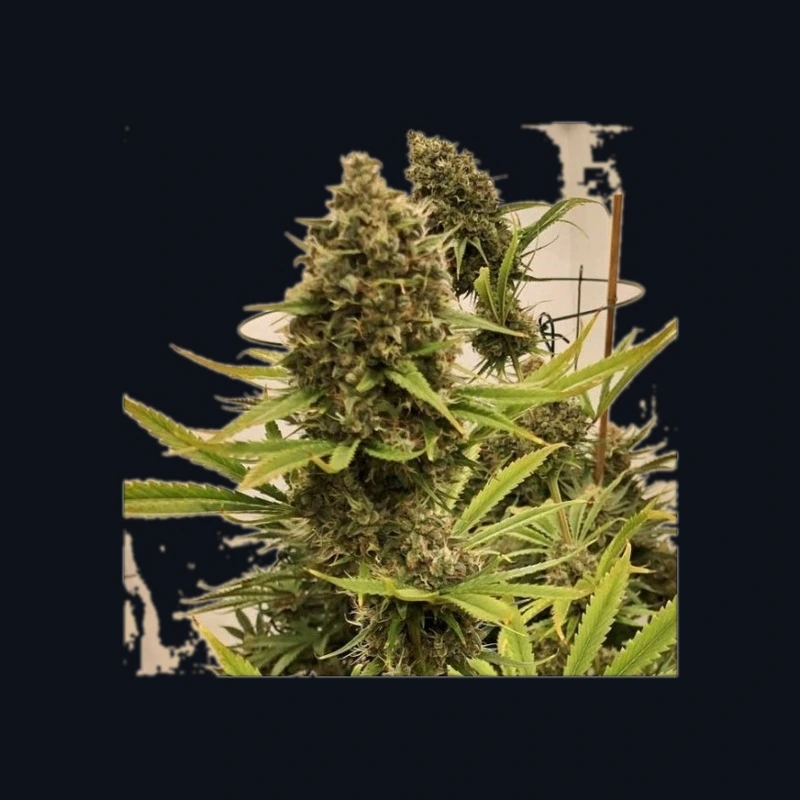
#> input picture img/aceseeds-guawi.webp, 800 x 800 px, found by its file name
$ python -i clean_final_5.py   (imports and definitions only)
#> lines starting #> are read from the running program, lines starting #| are printed output that depends on the picture
import os
import sys
from PIL import Image, ImageDraw

# [5 lines not run here, left out]

BASE_DIR = r"d:\cannaculture"
IMG_DIR = os.path.join(BASE_DIR, "img")

def create_studio_dark_backdrop(width, height):
    base = Image.new('RGB', (width, height), (7, 10, 9))
    glow = Image.new('L', (100, 100), 0)
    g_draw = ImageDraw.Draw(glow)
    for r in range(45, 0, -2):
        intensity = int(75 * (1.0 - (r / 45.0)))
        g_draw.ellipse([50 - r, 50 - r, 50 + r, 50 + r], fill=intensity)
    glow_resized = glow.resize((width, height), Image.Resampling.BICUBIC)
    center_glow = Image.new('RGB', (width, height), (22, 32, 27))
    backdrop = Image.composite(center_glow, base, glow_resized)
    return backdrop

def clean_to_dark(fname, thresh=90):
#> called with fname = '../img/aceseeds-guawi.webp', thresh = 90
    p = os.path.join(IMG_DIR, fname)
    if not os.path.exists(p):
        print(f"No existe: {p}")
        return
    im = Image.open(p).convert('RGB')
#> im is the input picture: PIL image 800x800 RGB; mean R, G, B 53.2, 52.7, 40
    w, h = im.size
#> w = 800; h = 800
    crop_sz = min(w, h)
#> crop_sz = 800
    left = (w - crop_sz) // 2
#> left = 0
    top = (h - crop_sz) // 2
#> top = 0
    im = im.crop((left, top, left + crop_sz, top + crop_sz))
    if crop_sz < 600:
        im = im.resize((600, 600), Image.Resampling.LANCZOS)

    orig_w, orig_h = im.size
#> orig_w = 800; orig_h = 800
    fw = 600
    work_im = im.resize((fw, fw), Image.Resampling.BILINEAR)

    # Rellenar desde las 4 esquinas
    pad = Image.new('RGB', (fw + 2, fw + 2), (255, 255, 255))
#> pad: PIL image 602x602 RGB; every value is 255
    pad.paste(work_im, (1, 1))
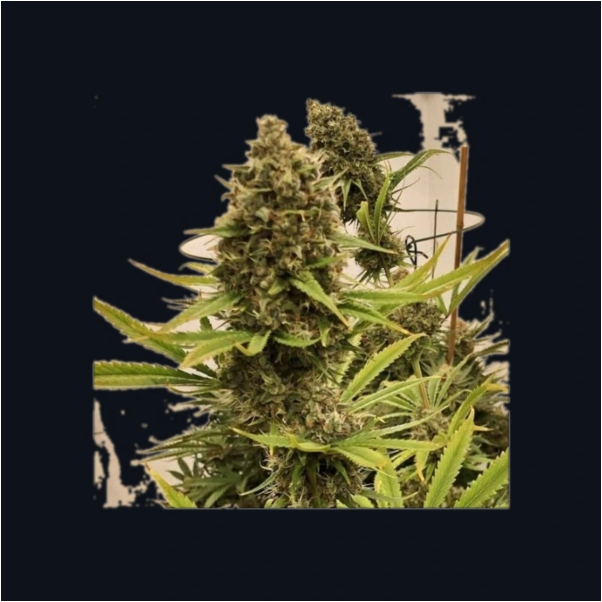
#> pad: PIL image 602x602 RGB; mean R, G, B 54.6, 54.1, 41.5

    for corner in [(0, 0), (fw + 1, 0), (0, fw + 1), (fw + 1, fw + 1)]:
        ImageDraw.floodfill(pad, corner, (254, 254, 254), thresh=thresh)

    mask = Image.new('L', (orig_w, orig_h), 255)
#> mask: PIL image 800x800 L; every value is 255
    m_draw = ImageDraw.Draw(mask)

    scale_x = orig_w / fw
#> scale_x = 1.33
    scale_y = orig_h / fw
#> scale_y = 1.33

    for py in range(fw):
        for px in range(fw):
            pr, pg, pb = pad.getpixel((px + 1, py + 1))
            if pr == 254 and pg == 254 and pb == 254:
                rx = int(px * scale_x)
                ry = int(py * scale_y)
                rx2 = int((px + 1) * scale_x)
                ry2 = int((py + 1) * scale_y)
                m_draw.rectangle([rx, ry, rx2, ry2], fill=0)

    backdrop = create_studio_dark_backdrop(orig_w, orig_h)
#> in create_studio_dark_backdrop, `glow = Image.new('L', (100, 100), 0)`: glow: PIL image 100x100 L; every value is 0
#> in create_studio_dark_backdrop, `glow_resized = glow.resize((width, height), Image.Resampling.BICUBIC)`:
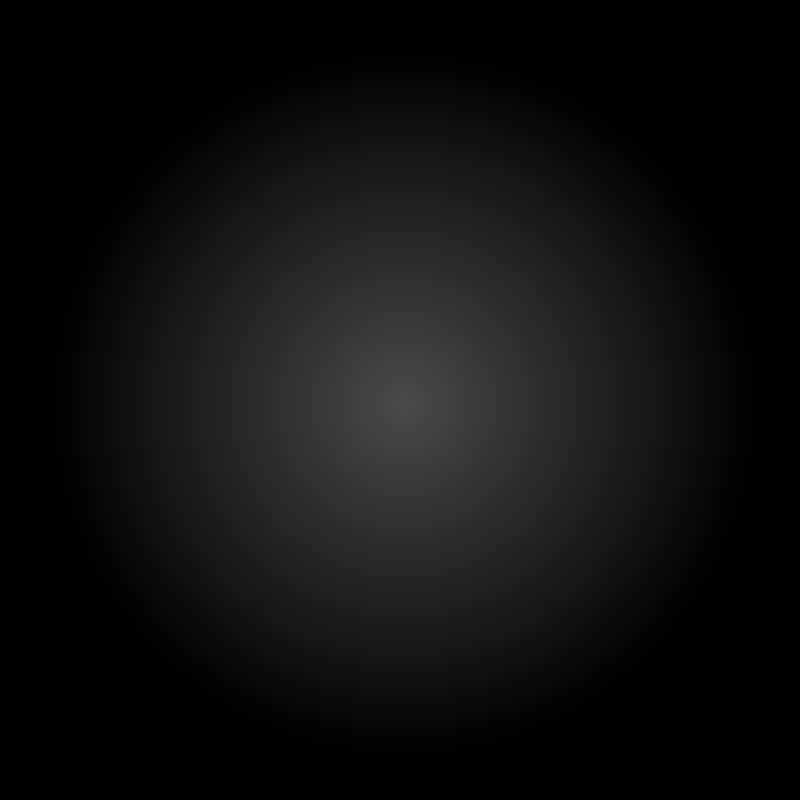
#> glow_resized: PIL image 800x800 L; min 0, max 73, mean 15.1
#> in create_studio_dark_backdrop, `center_glow = Image.new('RGB', (width, height), (22, 32, 27))`:
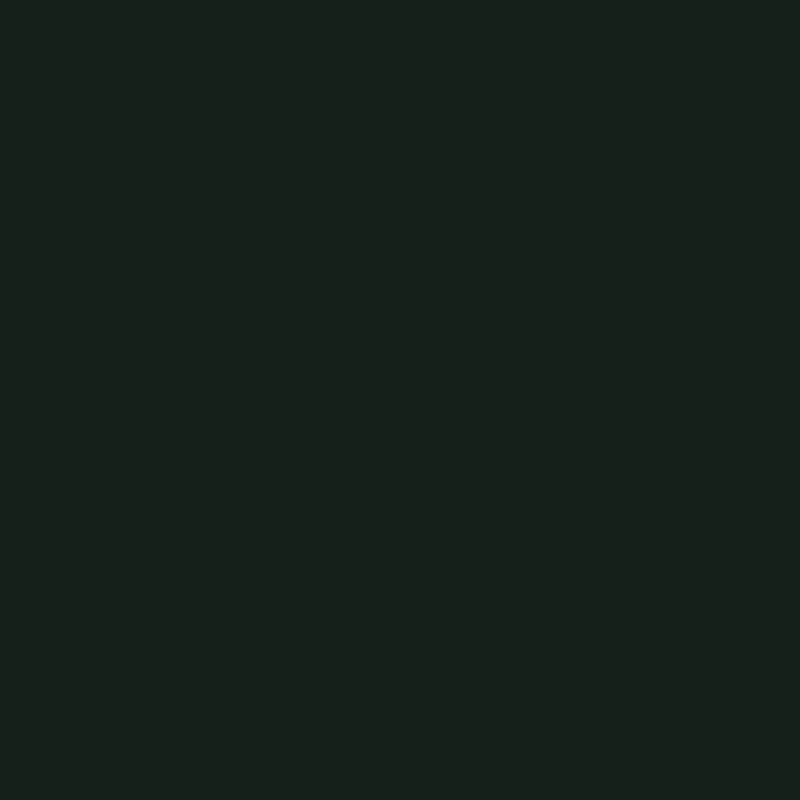
#> center_glow: PIL image 800x800 RGB; mean R, G, B 22, 32, 27
    composed = Image.composite(im, backdrop, mask)
    composed.save(p, 'JPEG', quality=95, optimize=True)
    print(f"Limpiado {fname} a {composed.size} px")
#| Limpiado ../img/aceseeds-guawi.webp a (800, 800) px

target_5 = [
    'ripper-washing-machine-bud.jpg',
    'cannabiogen-leshaze-bud.jpg',
    'dp-skywalker-og.jpg',
    'wls-afghani-1-cand1.jpg',
    'tfd-the-real-mccoy.jpg'
]

# [2 lines not run here, left out]

>>> result = clean_to_dark('../img/aceseeds-guawi.webp')
